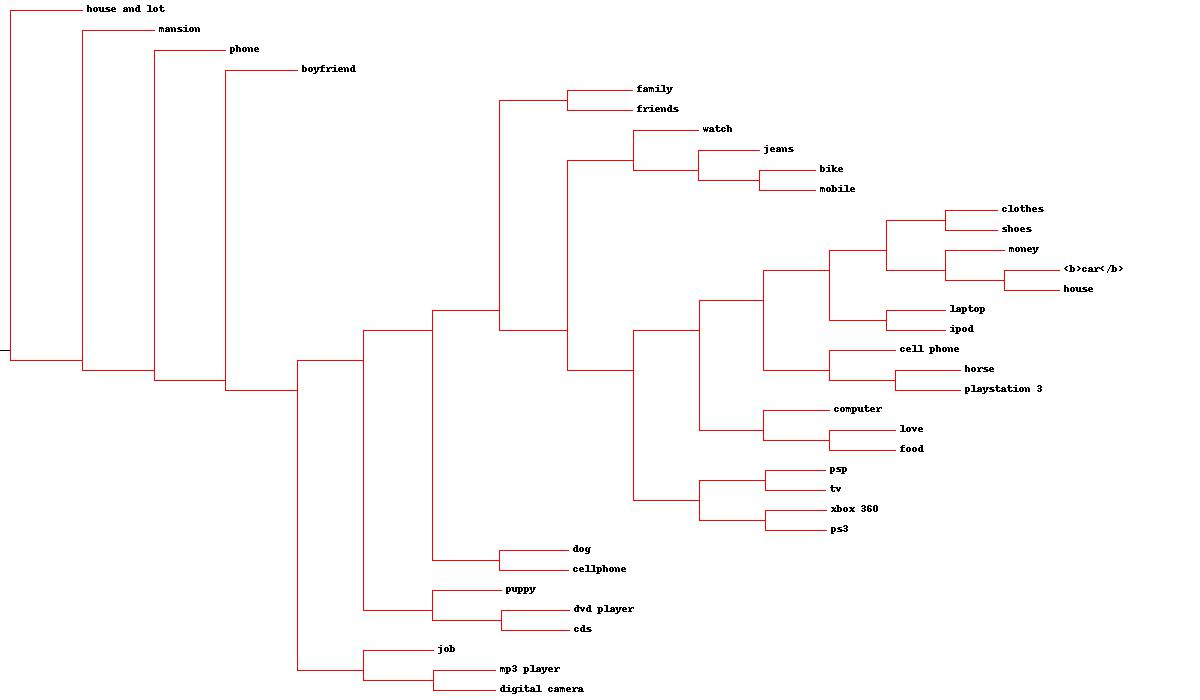

Python code for this plot:
from PIL import Image,ImageDraw
import random

def readfile(filename):
	lines = [line for line in file(filename)]

	# First line is the column titles
	colnames = lines[0].strip().split('\t')[1:]
	rownames = []
	data = []
	for line in lines[1:]:
		p = line.strip().split('\t')

		# First column in each row is the rowname
		rownames.append(p[0])

		# The data for this row is the remainder of the row
		data.append([float(x) for x in p[1:]])
	return rownames, colnames, data

from math import sqrt

def pearson(v1,v2):
  # Simple sums
  sum1=sum(v1)
  sum2=sum(v2)

  # Sums of the squares
  sum1Sq=sum([pow(v,2) for v in v1])
  sum2Sq=sum([pow(v,2) for v in v2])

  # Sum of the products
  pSum=sum([v1[i]*v2[i] for i in range(len(v1))])

  # Calculate r (Pearson score)
  num=pSum-(sum1*sum2/len(v1))
  den=sqrt((sum1Sq-pow(sum1,2)/len(v1))*(sum2Sq-pow(sum2,2)/len(v1)))
  if den==0: return 0

  return 1.0-num/den


class bicluster:
  def __init__(self, vec, left = None, right = None, distance = 0.0, id = None):
	self.left = left
	self.right = right
	self.vec = vec
	self.id = id
	self.distance = distance


def test(rows,rownames):
  i=len(rows)-1
  print len(rows)
  while i >= 0:
  	print rownames[i]
  	print len(rows[i])
  	i = i-1


def hcluster(rows,distance=pearson):
  distances={}
  currentclustid=-1

  # Clusters are initially just the rows
  clust=[bicluster(rows[i],id=i) for i in range(len(rows))]

  while len(clust)>1:
    lowestpair=(0,1)
    closest=distance(clust[0].vec,clust[1].vec)

    # loop through every pair looking for the smallest distance
    for i in range(len(clust)):
      for j in range(i+1,len(clust)):
        # distances is the cache of distance calculations
        if (clust[i].id,clust[j].id) not in distances:
          distances[(clust[i].id,clust[j].id)]=distance(clust[i].vec,clust[j].vec)
        
        d=distances[(clust[i].id,clust[j].id)]
        
        if d<closest:
          closest=d
          lowestpair=(i,j)
    
    # calculate the average of the two clusters
    mergevec=[
    (clust[lowestpair[0]].vec[i]+clust[lowestpair[1]].vec[i])/2.0
    for i in range(len(clust[0].vec))]
    
    
    # create the new cluster
    newcluster=bicluster(mergevec,left=clust[lowestpair[0]],
                          right=clust[lowestpair[1]],
                          distance=closest,id=currentclustid)

    
    # cluster ids that weren't in the original set are negative
    currentclustid-=1
    # delete the two already merged clusters
    del clust[lowestpair[1]] 
    del clust[lowestpair[0]]
    clust.append(newcluster)

  return clust[0]


# Recurtion:
def printclust(clust,labels=None,n=0):
	# indent to make a hierarchy layout
	for i in range(n): print ' ',
	if clust.id<0:
	    # negative id means that this is branch
	    print '-'
	else:
	    # positive id means that this is an endpoint
	    if labels==None: print clust.id
	    else: print labels[clust.id]
	# now print the right and left branches
	if clust.left!=None: printclust(clust.left,labels=labels,n=n+1)
	if clust.right!=None: printclust(clust.right,labels=labels,n=n+1)


def rotatematrix(data):
  newdata=[]
  for i in range(len(data[0])):
    newrow=[data[j][i] for j in range(len(data))]
    newdata.append(newrow)
  return newdata
		

# how long is the vertical line?
def getheight(clust):
	# Is this an endpoint? Then the height is just 1
	if clust.left == None and clust.right == None: return 1

	# Otherwise the height is the same of the heights of each branch
	return getheight(clust.left) + getheight(clust.right)

# how long is the horizontal line?
def getdepth(clust):
	# The distance of and endpoint is 0
	if clust.left == None and clust.right == None: return 0

	# The distance of a branch is the greater of its two sides plus its own distance
	return max(getdepth(clust.left),getdepth(clust.right)) + clust.distance

def drawdendrogram(clust, labels, jpeg="clusters.jpg"):
	# height and width
	h = getheight(clust) * 20
	w = 1200
	depth = getdepth(clust)

	# width is fixed, so scale distances accordingly
	scaling = float(w-150)/depth

	# Create a new image with a white background
	img = Image.new('RGB', (w, h), (255, 255, 255))
	draw = ImageDraw.Draw(img)

	# The very left first small horizontal line in the middle of the height
	draw.line((0, h/2, 10, h/2), fill=(0, 0, 0))

	# Draw the first node
	drawnode(draw, clust, 10, (h/2), scaling, labels)
	img.save(jpeg,'JPEG')


def drawkclusters(clust, labels, jpeg="clusters.jpg", size = 20):
	h = len(labels) * size
	w = 600

	# Create a new image with a white background
	img = Image.new('RGB', (w, h), (255, 255, 255))
	draw = ImageDraw.Draw(img)

	# The very left first small horizontal line in the middle of the height
	draw.line((20, h/2, 60, h/2), fill=(0, 0, 0))

	# Draw the first node
	drawnodekclusters(draw, clust, 60, labels, size)
	img.save(jpeg,'JPEG')

def drawnodekclusters(draw, clust, kx, labels, size):
	height = []
	for i in clust:
		height.append(len(i))
	print height

	y1 = height[0] * size / 2
	y2 = len(labels) * size - height[len(clust)-1] * size / 2
	# Vertical line from this cluster to children
	draw.line((kx,y1,kx,y2),fill=(255,0,0))
	
	
	j = 0
	while(j < len(height) - 1):
		# The second very left horizontal line:
		draw.line((kx, y1, 150, y1), fill=(0, 0, 0))
		draw.line((150,y1 + (height[j] - 1) * (size / 2 - 1), 150, y1 - (height[j] - 1) * (size / 2 - 1)),fill=(255,0,0))
		tip = y1 - (height[j] - 1) * (size / 2 - 1)
		for x in range(height[j]):
			draw.line((150, tip, 250, tip), fill=(0, 0, 0))
			draw.text((250+5,tip-7),labels[clust[j][x]],(0,0,0))
			tip += size - 2

		y1 +=  (height[j] + height[j + 1]) * size / 2
		j += 1

	# The last horizontal line of the second very left
	draw.line((kx, y2, 150, y2), fill=(0, 0, 0))

	# The last cluster
	draw.line((150,y2 + (height[j] - 1) * (size / 2 - 1), 150, y2 - (height[j] - 1) * (size / 2 - 1)),fill=(255,0,0))
	
	tip = y2 - (height[j] - 1) * (size / 2 - 1)
	for x in range(height[j]):
		draw.line((150, tip, 250, tip), fill=(0, 0, 0))
		draw.text((250+5,tip-7),labels[clust[j][x]],(0,0,0))
		tip += size - 2





def drawnode(draw,clust,x,y,scaling,labels):
  
  # If this is not an endpoint: there should be line.
  if clust.id<0:
	h1=getheight(clust.left)*20 # vertical line up
	h2=getheight(clust.right)*20 # vertical line down
	top=y-(h1+h2)/2
	bottom=y+(h1+h2)/2

	# the horizontal line length
	ll=clust.distance*scaling

	# Vertical line from this cluster to children
	draw.line((x,top+h1/2,x,bottom-h2/2),fill=(255,0,0))

	# Horizontal line to left item
	draw.line((x,top+h1/2,x+ll,top+h1/2),fill=(255,0,0))

	# Horizontal line to right item
	draw.line((x,bottom-h2/2,x+ll,bottom-h2/2),fill=(255,0,0))

	# Call the function to draw the left and right nodes
	drawnode(draw,clust.left,x+ll,top+h1/2,scaling,labels)
	drawnode(draw,clust.right,x+ll,bottom-h2/2,scaling,labels)

  else:
    # If this is an endpoint, draw the item label
    draw.text((x+5,y-7),labels[clust.id],(0,0,0))


def kcluster(rows,distance=pearson,k=4):
  # Determine the minimum and maximum values for each point
  ranges=[(min([row[i] for row in rows]),max([row[i] for row in rows]))
  for i in range(len(rows[0]))]

  # Create k randomly placed centroids
  clusters=[[random.random( )*(ranges[i][1]-ranges[i][0])+ranges[i][0] 
  			for i in range(len(rows[0]))] for j in range(k)]

  lastmatches=None
  for t in range(100):
    print 'Iteration %d' % t
    bestmatches=[[] for i in range(k)]

    # Find which centroid is the closest for each row
    for j in range(len(rows)):
      row=rows[j]
      bestmatch=0
      for i in range(k):
        d=distance(clusters[i],row)
        if d<distance(clusters[bestmatch],row): bestmatch=i
      bestmatches[bestmatch].append(j)

    # If the results are the same as last time, this is complete
    if bestmatches==lastmatches: break
    lastmatches=bestmatches

  # Move the centroids to the average of their members
  for i in range(k):
	avgs=[0.0]*len(rows[0])
	if len(bestmatches[i])>0:
	  for rowid in bestmatches[i]:
	    for m in range(len(rows[rowid])):
	      avgs[m]+=rows[rowid][m]
	  for j in range(len(avgs)):
	    avgs[j]/=len(bestmatches[i])
	  clusters[i]=avgs
	  
  return bestmatches
